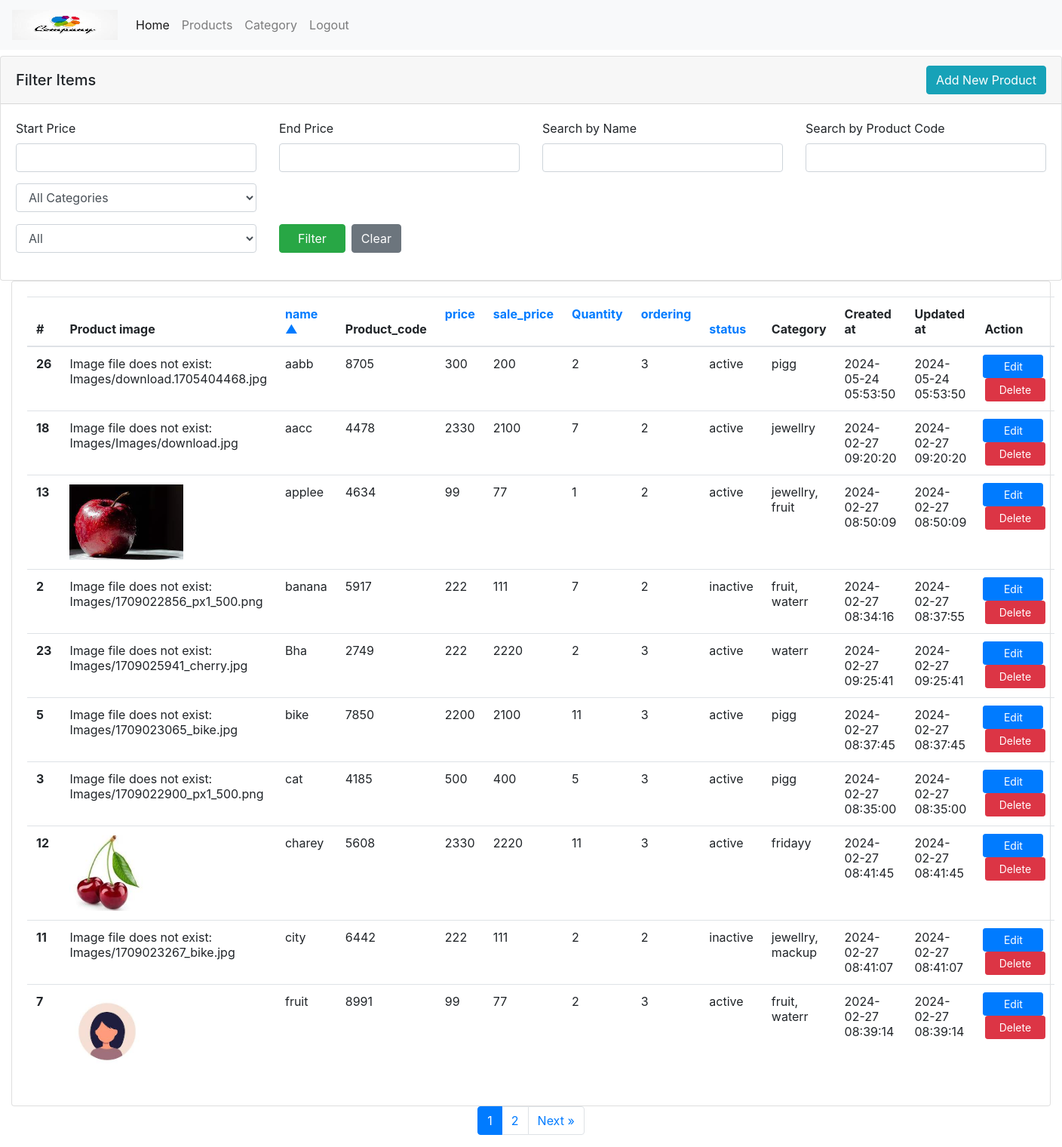
The app's page /product-list.php (signed in) with its own data.
### tables this page shows
CREATE TABLE `product` (
  `id` int(11) NOT NULL,
  `name` varchar(200) NOT NULL,
  `product_code` int(11) NOT NULL,
  `price` float NOT NULL,
  `sale_price` float NOT NULL,
  `quantity` int(11) NOT NULL,
  `ordering` int(11) NOT NULL,
  `status` enum('active','inactive') NOT NULL,
  `created_at` timestamp NOT NULL DEFAULT current_timestamp(),
  `updated_at` timestamp NOT NULL DEFAULT current_timestamp() ON UPDATE current_timestamp()
);

CREATE TABLE `product_images` (
  `id` int(11) NOT NULL,
  `product_id` int(11) NOT NULL,
  `image` varchar(200) NOT NULL,
  `is_main_image` tinyint(5) NOT NULL
);

### config/database.php (called while the page is built, shortened)
<?php
class Database
{
    public $con = "";
    public function __construct()
    {
        $this->con = new mysqli("localhost", "root", "", "management");
    }
    public function select($columns, $table, $where = NULL) {
        $data = [];
        $query = 'SELECT ' . $columns . ' FROM ' . $table  .  $where;
        $result = $this->con->query($query);
        if ($result) {
            while ($row = $result->fetch_assoc()) {
                $data[] = $row;
            }
        } else {
            echo "Error: " . $this->con->error;
            return false;
        }
        return $data;
    }
    public function query($sql) {
        return $this->con->query($sql);
    }
}

### config/index.php (called while the page is built, shortened)
<?php
require_once("config/database.php");
require_once("config/function.php");
$db=new Database();
?>

### product-list.php (the view, shortened to what this page needs)
<?php
require_once('config/index.php');
include('header.php');
require_once('config/index.php');
$currentPage = isset($_GET['page']) ? (int)$_GET['page'] : 1;
$limit = 10;
$where = [];
$searchName = isset($_GET['search_name']) ? $_GET['search_name'] : '';
$searchProductCode = isset($_GET['search_product_code']) ? $_GET['search_product_code'] : '';
$validColumns = ['name', 'ordering', 'status', 'sale_price', 'price', 'Quantity', 'Sale price'];
$orderBy = (isset($_GET['orderby']) && in_array($_GET['orderby'], $validColumns)) ? $_GET['orderby'] : 'name';
$order = (isset($_GET['order']) && $_GET['order'] === 'DESC') ? 'DESC' : 'ASC';
$whereClause = !empty($where) ? ' WHERE ' . implode(' AND ', $where) : '';
if (!empty($where)) {
    $whereClause .= " ORDER BY $orderBy $order";
} else {
    $offset = ($currentPage - 1) * $limit;
    $whereClause .= " ORDER BY $orderBy $order LIMIT $limit OFFSET $offset";
}
$countResult = $db->select('COUNT(*) as total', 'product', $where ? ' WHERE ' . implode(' AND ', $where) : '');
$totalPages = !empty($countResult) && isset($countResult[0]['total']) ? $countResult[0]['total'] : 0;
$result = $db->select('*', 'product', $whereClause);
$queryParams = array();
$queryString = http_build_query($queryParams);
?>
<!DOCTYPE html>
<html lang="en">
<head>
<?php
include_once('link.php');
?>
</head>
<body>
    <div class="row filter_row">
        <div class="col">
            <div class="card mt-2">
                <div class="card-header">
                    <div class="row align-items-center">
                        <div class="col-8">
                            <h5 class="mb-0">Filter Items</h5>
                        </div>
                        <div class="col-4 text-right">
                            <a href="product-add.php?type=add" class="btn btn-info">Add New Product</a>
                        </div>
                    </div>
                </div>
                <div class="card-body">
                    <form action="" class="filterForm" id="filterForm" method="GET">
                        <div class="row">
                            <div class="col-md-3">
                                <label for="start_price" class="form-label">Start Price</label>
                                <input type="text" name="start_price" value="<?php echo isset($_GET['start_price']) ? $_GET['start_price'] : ''; ?>" class="form-control">
                            </div>
                            <div class="col-md-3">
                                <label for="end_price" class="form-label">End Price</label>
                                <input type="text" name="end_price" value="<?php echo isset($_GET['end_price']) ? $_GET['end_price'] : ''; ?>" class="form-control">
                            </div>
                            <div class="col-md-3">
                                <label for="search" class="form-label">Search by Name</label>
                                <div class="input-group">
                                    <input type="text" name="search_name" value="<?php echo $searchName; ?>" class="form-control">
                                </div>
                            </div>
                            <div class="col-md-3">
                                <label for="product_code" class="form-label">Search by Product Code</label>
                                <div class="input-group">
                                    <input type="text" name="search_product_code" value="<?php echo $searchProductCode; ?>" class="form-control">
                                </div>
                            </div>
                            <div class="col-md-3" style="padding-top: 15px;">
                                <select name="search_category" class="form-control">
                                    <option value="">All Categories</option>
                                    <?php
                                    $categoryQuery = "SELECT name FROM category";
                                    $categoryResult = $db->query($categoryQuery);
                                    ?>
                                </select>
                            </div>
                        </div>
                        <div class="row mt-3">
                            <div class="col-md-3">
                                <select class="form-control" name="status">
                                    <option value="" <?php echo empty($_GET['status']) ? 'selected' : ''; ?>>All</option>
                                </select>
                            </div>
                            <div class="col-md-6 d-flex align-items-end">
                                <button type="submit" class="btn btn-success px-4">Filter</button>
                                <button type="button" class="btn btn-secondary ml-2" onclick="clearFilters()">Clear</button>
                            </div>
                        </div>
                    </form>
                </div>
            </div>
        </div>
    </div>
    <div class="col-md-12">
        <div class="card">
            <div class="card-body">
                <table class="table">
                    <thead>
                        <tr>
                            <th scope="col">#</th>
                            <th scope="col">Product image</th>
                            <th scope="col">
                                <a class="arrow" href="?<?= $queryString ?>&orderby=name&order=<?= ($orderBy == 'name' && $order == 'ASC') ? 'DESC' : 'ASC'; ?>">
                                    name &nbsp; <?= ($orderBy == 'name') ? ($order == 'ASC' ? '<span>&#9650;</span>' : '<span>&#9660;</span>') : ''; ?>
                                </a>
                            </th>
                            <th scope="col">Product_code</th>
                            <th scope="col">
                                <a class="arrow" href="?<?= $queryString ?>&orderby=price&order=<?= ($orderBy == 'price' && $order == 'ASC') ? 'DESC' : 'ASC'; ?>">
                                    price &nbsp; <?= ($orderBy == 'price') ? ($order == 'ASC' ? '<span>&#9650;</span>' : '<span>&#9660;</span>') : ''; ?>
                                </a>
                            </th>
                            <th scope="col">
                                <a class="arrow" href="?<?= $queryString ?>&orderby=sale_price&order=<?= ($orderBy == 'sale_price' && $order == 'ASC') ? 'DESC' : 'ASC'; ?>">
                                    sale_price &nbsp; <?= ($orderBy == 'sale_price') ? ($order == 'ASC' ? '<span>&#9650;</span>' : '<span>&#9660;</span>') : ''; ?>
                                </a>
                            </th>
                            <th scope="col">
                                <a class="arrow" href="?<?= $queryString ?>&orderby=Quantity&order=<?= ($orderBy == 'Quantity' && $order == 'ASC') ? 'DESC' : 'ASC'; ?>">
                                    Quantity &nbsp; <?= ($orderBy == 'Quantity') ? ($order == 'ASC' ? '<span>&#9650;</span>' : '<span>&#9660;</span>') : ''; ?>
                                </a>
                            </th>
                            <th scope="col">
                                <a class="arrow" href="?<?= $queryString ?>&orderby=ordering&order=<?= ($orderBy == 'ordering' && $order == 'ASC') ? 'DESC' : 'ASC'; ?>">
                                    ordering &nbsp; <?= ($orderBy == 'ordering') ? ($order == 'ASC' ? '<span>&#9650;</span>' : '<span>&#9660;</span>') : ''; ?>
                                </a>
                            </th>
                            <th scope="col">
                                <a class="arrow" href="?<?= $queryString ?>&orderby=status&order=<?= ($orderBy == 'status' && $order == 'ASC') ? 'DESC' : 'ASC'; ?>">
                                    status &nbsp; <?= ($orderBy == 'status') ? ($order == 'ASC' ? '<span>&#9650;</span>' : '<span>&#9660;</span>') : ''; ?>
                                </a>
                            </th>
                            <th scope="col">Category</th>
                            <th scope="col">Created at</th>
                            <th scope="col">Updated at</th>
                            <th scope="col">Action</th>
                        </tr>
                    </thead>
                    <tbody>
                        <?php
                        if ($totalPages > 0) {
                            if (!empty($result)) {
                                foreach ($result as $row) {
                        ?>
                                    <tr>
                                        <th scope="row"><?php echo $row['id']; ?></th>
                                        <td>
                                            <?php
                                            $mainImageQuery = "SELECT image FROM product_images WHERE product_id = '{$row['id']}' AND is_main_image = 1";
                                            $mainImageResult = $db->query($mainImageQuery);
                                            if ($mainImageResult) {
                                                $mainImage = $mainImageResult->fetch_assoc();
                                                if ($mainImage) {
                                                    $imagePath = 'Images/' . $mainImage['image'];
                                                    if (file_exists($imagePath)) {
                                                        echo "<img src='{$imagePath}' class='box-img' height='100' alt='Main Image'>";
                                                    } else {
                                                        echo "Image file does not exist: {$imagePath}";
                                                    }
                                                } else {
                                                    echo "No main image found for product ID: {$row['id']}";
                                                }
                                            } else {
                                                echo "Error retrieving main image";
                                            }
                                            ?>
                                        </td>
                                        <td><?php echo $row['name']; ?></td>
                                        <td><?php echo $row['product_code']; ?></td>
                                        <td><?php echo $row['price']; ?></td>
                                        <td><?php echo $row['sale_price']; ?></td>
                                        <td><?php echo $row['quantity']; ?></td>
                                        <td><?php echo $row['ordering']; ?></td>
                                        <td><?php echo $row['status']; ?></td>
                                        <?php
                                        $categoryQuery = "SELECT c.name
                                 FROM category c
                                 JOIN product_category pc ON c.id = pc.category_id
                                 WHERE pc.product_id = '{$row['id']}'";
                                        $categoryResult = $db->query($categoryQuery);
                                        $categories = array();
                                        if ($categoryResult) {
                                            foreach ($categoryResult as $categoryData) {
                                                $categories[] = $categoryData['name'];
                                            }
                                            $categoryNames = !empty($categories) ? implode(', ', $categories) : 'N/A';
                                        } else {
                                            $categoryNames = 'Error retrieving categories';
                                        }
                                        ?>
                                        <td><?php echo $categoryNames; ?></td>
                                        <td><?php echo $row['created_at']; ?></td>
                                        <td><?php echo $row['updated_at']; ?></td>
                                        <td style="padding: 10px; text-align: center;">
                                            <a href="product-edit.php?type=edit&id=<?php echo htmlentities($row['id']); ?>" class="btn btn-sm btn-primary" style="width: 80px; margin-right: 5px;">
                                                Edit
                                            </a>
                                            <button class="btn btn-sm btn-danger" style="width: 80px;" onclick="confirmDelete(<?php echo $row["id"]; ?>)">
                                                Delete
                                            </button>
                                        </td>
                                    </tr>
                        <?php
                                }
                            }
                        } else {
                            echo "<tr><td colspan='5'>No records found</td></tr>";
                        }
                        ?>
                    </tbody>
                </table>
            </div>
        </div>
    </div>
    <div class="pagination justify-content-center">
        <?php echo pagination('product-list.php', $totalPages, $currentPage, $limit, $queryParams); ?>
    </div>
</body>
</html>

### records on screen
product: id "26", product_images.image "Images/download.1705404468.jpg", name "aabb", product_code "8705", price "300", sale_price "200", quantity "2", ordering "3", status "active", categoryNames "pigg", created_at "2024-05-24 05:53:50", updated_at "2024-05-24 05:53:50"
product: id "18", product_images.image "Images/Images/download.jpg", name "aacc", product_code "4478", price "2330", sale_price "2100", quantity "7", ordering "2", status "active", categoryNames "jewellry", created_at "2024-02-27 09:20:20", updated_at "2024-02-27 09:20:20"
product: id "13", product_images.image (picture), name "applee", product_code "4634", price "99", sale_price "77", quantity "1", ordering "2", status "active", categoryNames "jewellry, fruit", created_at "2024-02-27 08:50:09", updated_at "2024-02-27 08:50:09"
product: id "2", product_images.image "Images/1709022856_px1_500.png", name "banana", product_code "5917", price "222", sale_price "111", quantity "7", ordering "2", status "inactive", categoryNames "fruit, waterr", created_at "2024-02-27 08:34:16", updated_at "2024-02-27 08:37:55"
product: id "23", product_images.image "Images/1709025941_cherry.jpg", name "Bha", product_code "2749", price "222", sale_price "2220", quantity "2", ordering "3", status "active", categoryNames "waterr", created_at "2024-02-27 09:25:41", updated_at "2024-02-27 09:25:41"
product: id "5", product_images.image "Images/1709023065_bike.jpg", name "bike", product_code "7850", price "2200", sale_price "2100", quantity "11", ordering "3", status "active", categoryNames "pigg", created_at "2024-02-27 08:37:45", updated_at "2024-02-27 08:37:45"
product: id "3", product_images.image "Images/1709022900_px1_500.png", name "cat", product_code "4185", price "500", sale_price "400", quantity "5", ordering "3", status "active", categoryNames "pigg", created_at "2024-02-27 08:35:00", updated_at "2024-02-27 08:35:00"
product: id "12", product_images.image (picture), name "charey", product_code "5608", price "2330", sale_price "2220", quantity "11", ordering "3", status "active", categoryNames "fridayy", created_at "2024-02-27 08:41:45", updated_at "2024-02-27 08:41:45"
product: id "11", product_images.image "Images/1709023267_bike.jpg", name "city", product_code "6442", price "222", sale_price "111", quantity "2", ordering "2", status "inactive", categoryNames "jewellry, mackup", created_at "2024-02-27 08:41:07", updated_at "2024-02-27 08:41:07"
product: id "7", product_images.image (picture), name "fruit", product_code "8991", price "99", sale_price "77", quantity "2", ordering "3", status "active", categoryNames "fruit, waterr", created_at "2024-02-27 08:39:14", updated_at "2024-02-27 08:39:14"
